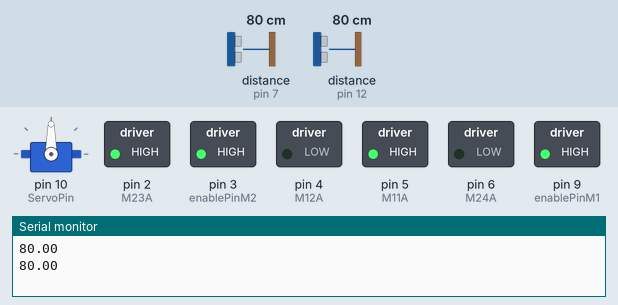
This sketch was run on a simulated Arduino Uno, built with avr-gcc and run on an emulated ATmega328P. Parts: servo, switched loads named in the sketch (green lamp = pin HIGH), the last lines printed to the serial monitor. Dashed ring = blinking. The inputs (shaded band) are chosen by the test bench; at power-on: distance to the obstacle (sensors on pin 12, pin 7) 80 cm. The echo pulse lasts 58.3 µs per cm.

Above: at 1.7 s.
1.8 s: distance to the obstacle (sensor on pin 12) set to 14 cm
3.6 s: distance to the obstacle (sensor on pin 12) set to 11 cm
At 6.2 s:
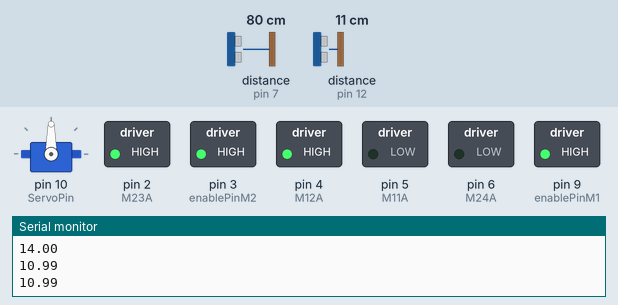
7.6 s: distance to the obstacle (sensor on pin 7) set to 10 cm
9.9 s: distance to the obstacle (sensor on pin 7) set to 7 cm
At 11.0 s:
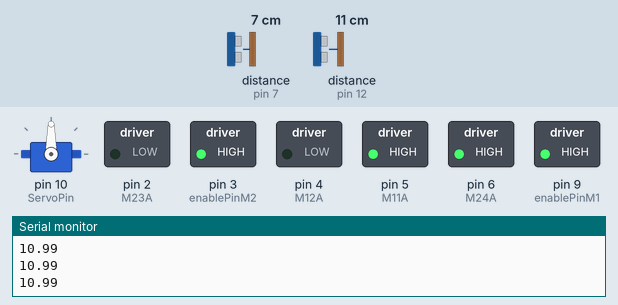
13.9 s: distance to the obstacle (sensor on pin 7) set to 9 cm
At 14.37 s:
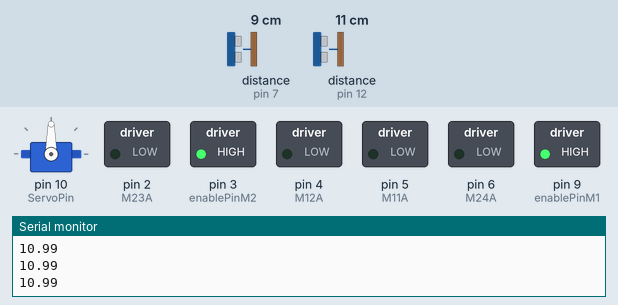
17.9 s: distance to the obstacle (sensor on pin 7) set to 2 cm
At 19.6 s:
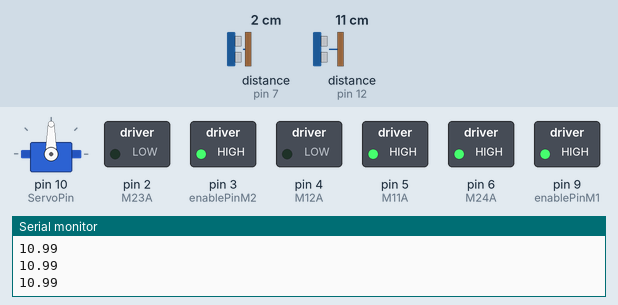
Timing chart, 0 to 22.9 s (numbered marks = the images above; inputs shaded):
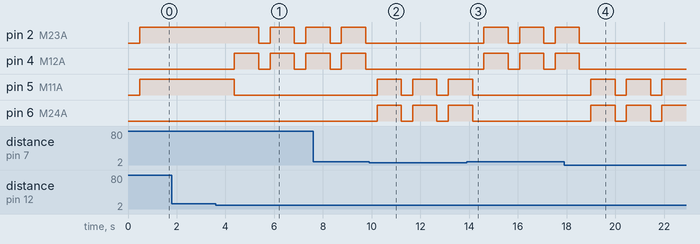

Measured:
- the behaviour switches between 13 and 12 cm on distance to the obstacle (sensor on pin 12) (found by bisection; images 0 and 1)
- the behaviour switches between 9 and 8 cm on distance to the obstacle (sensor on pin 7) (found by bisection; images 1 and 2)
- after the input at 3.6 s, pin 2 (M23A): alternates HIGH for 1.0 s and LOW for 0.47 s, starting after 1.8 s; pin 4 (M12A): alternates HIGH for 1.0 s and LOW for 0.47 s, starting after 0.76 s; pin 5 (M11A): HIGH → LOW after 0.76 s
- after the input at 9.9 s, pin 2 (M23A), pin 4 (M12A): stops changing and stays LOW; pin 5 (M11A), pin 6 (M24A): alternates HIGH for 1.0 s and LOW for 0.47 s, starting after 0.32 s
- after the input at 13.9 s, pin 2 (M23A), pin 4 (M12A): alternates HIGH for 1.0 s and LOW for 0.47 s, starting after 0.71 s; pin 5 (M11A), pin 6 (M24A): goes on until 14.1 s, then stays LOW
- after the input at 17.9 s, pin 2 (M23A), pin 4 (M12A): goes on until 18.5 s, then stays LOW; pin 5 (M11A), pin 6 (M24A): alternates HIGH for 1.0 s and LOW for 0.47 s, starting after 1.1 s

The sketch:

rightAngle.ino
```cpp
#include <NewPing.h>
#include <Servo.h>
/////////////////////////////////////
// Pin Setup
/////////////////////////////////////
Servo myServo;
// Minimum Distance
#define minDistL 8
#define minDistF 12
#define leftTurnCal 995
#define rightTurnCal 995

// Set up pin names

// Front Sonar
#define triggerFront 11
#define echoFront 12

// Side Sonar
#define triggerLeft 8
#define echoLeft 7

#define ServoPin 10

#define enablePinM1 9
#define M12A 4
#define M11A 5

#define enablePinM2 3
#define M23A 2
#define M24A 6

NewPing frontSonar(triggerFront,echoFront,200);
NewPing leftSonar(triggerLeft,echoLeft,200);

// keep track of distances
float distance_F;
float distance_L;

void setup() {
  Serial.begin(9600);

  myServo.attach(ServoPin);
  myServo.write(90);

  // enable motor 1 and its pins
  pinMode(enablePinM1, OUTPUT);
  pinMode(M12A, OUTPUT);
  pinMode(M11A, OUTPUT);
  digitalWrite(enablePinM1, HIGH);

  // enable motor 2 and its pins
  pinMode(enablePinM2, OUTPUT);
  pinMode(M23A, OUTPUT);
  pinMode(M24A, OUTPUT);
  digitalWrite(enablePinM2, HIGH);
}

void loop() {
  distance_F = frontSonar.ping_median(9) / 58.3;
  distance_L = leftSonar.ping_median(9) / 58.3;
  Serial.println(distance_F);
  //if there is a front wall
  if ((distance_F != 0) && (distance_F < minDistF)) {
    //if there is a left wall
    if ((distance_L !=0) && (distance_L > minDistL)) {
      turn_right(rightTurnCal);
    }
    if ((distance_L == 0) || (distance_L < minDistL)) {
    //if there is not a left wall
      turn_left(leftTurnCal);
    }
  }

  else {
    move_forward();
    delay(500);
  }


  //otherwise keep going forward

}

void move_forward() {
  digitalWrite(M11A, HIGH);
  digitalWrite(M12A, LOW);

  digitalWrite(M23A, HIGH);
  digitalWrite(M24A, LOW);
}

void move_backward() {
  digitalWrite(M11A, LOW);
  digitalWrite(M12A, HIGH);

  digitalWrite(M23A, LOW);
  digitalWrite(M24A, HIGH);
}

void turn_left(int x) {
  digitalWrite(M11A, HIGH);
  digitalWrite(M12A, LOW);

  digitalWrite(M23A, LOW);
  digitalWrite(M24A, HIGH);

  delay(x);
  stop();
}

void turn_right(int x) {
  digitalWrite(M11A, LOW);
  digitalWrite(M12A, HIGH);

  digitalWrite(M23A, HIGH);
  digitalWrite(M24A, LOW);
  delay(x);
  stop();
}

void stop() {
  digitalWrite(M11A, LOW);
  digitalWrite(M12A, LOW);

  digitalWrite(M23A, LOW);
  digitalWrite(M24A, LOW);
}
```
